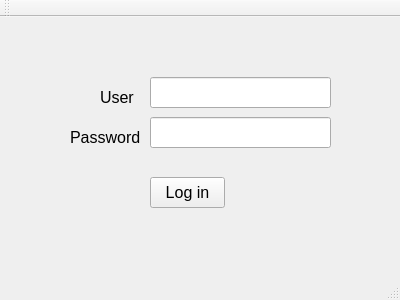
<?xml version="1.0" encoding="UTF-8"?>
<ui version="4.0">
 <class>MainWindow</class>
 <widget class="QMainWindow" name="MainWindow">
  <property name="geometry">
   <rect>
    <x>0</x>
    <y>0</y>
    <width>400</width>
    <height>300</height>
   </rect>
  </property>
  <property name="windowTitle">
   <string>MainWindow</string>
  </property>
  <widget class="QWidget" name="centralWidget">
   <widget class="QLabel" name="label">
    <property name="geometry">
     <rect>
      <x>100</x>
      <y>70</y>
      <width>41</width>
      <height>21</height>
     </rect>
    </property>
    <property name="font">
     <font>
      <pointsize>12</pointsize>
     </font>
    </property>
    <property name="text">
     <string>User</string>
    </property>
   </widget>
   <widget class="QLabel" name="label_2">
    <property name="geometry">
     <rect>
      <x>70</x>
      <y>110</y>
      <width>71</width>
      <height>21</height>
     </rect>
    </property>
    <property name="font">
     <font>
      <pointsize>12</pointsize>
     </font>
    </property>
    <property name="text">
     <string>Password</string>
    </property>
   </widget>
   <widget class="QLineEdit" name="text_user">
    <property name="geometry">
     <rect>
      <x>150</x>
      <y>60</y>
      <width>181</width>
      <height>31</height>
     </rect>
    </property>
    <property name="font">
     <font>
      <pointsize>12</pointsize>
     </font>
    </property>
   </widget>
   <widget class="QLineEdit" name="text_pass">
    <property name="geometry">
     <rect>
      <x>150</x>
      <y>100</y>
      <width>181</width>
      <height>31</height>
     </rect>
    </property>
    <property name="font">
     <font>
      <pointsize>12</pointsize>
     </font>
    </property>
   </widget>
   <widget class="QPushButton" name="btn_login">
    <property name="geometry">
     <rect>
      <x>150</x>
      <y>160</y>
      <width>75</width>
      <height>31</height>
     </rect>
    </property>
    <property name="font">
     <font>
      <pointsize>12</pointsize>
     </font>
    </property>
    <property name="text">
     <string>Log in</string>
    </property>
   </widget>
  </widget>
  <widget class="QMenuBar" name="menuBar">
   <property name="geometry">
    <rect>
     <x>0</x>
     <y>0</y>
     <width>400</width>
     <height>21</height>
    </rect>
   </property>
  </widget>
  <widget class="QToolBar" name="mainToolBar">
   <attribute name="toolBarArea">
    <enum>TopToolBarArea</enum>
   </attribute>
   <attribute name="toolBarBreak">
    <bool>false</bool>
   </attribute>
  </widget>
  <widget class="QStatusBar" name="statusBar"/>
 </widget>
 <layoutdefault spacing="6" margin="11"/>
 <resources/>
 <connections/>
</ui>
